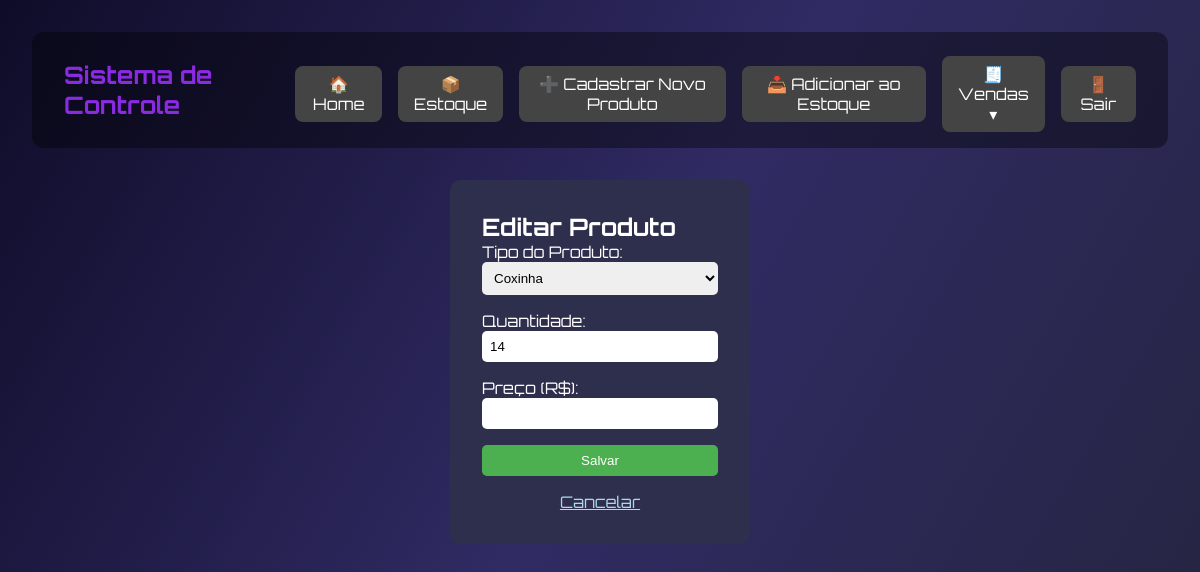
/editar-produto/1 (signed in), run on an earlier commit of the app's database.
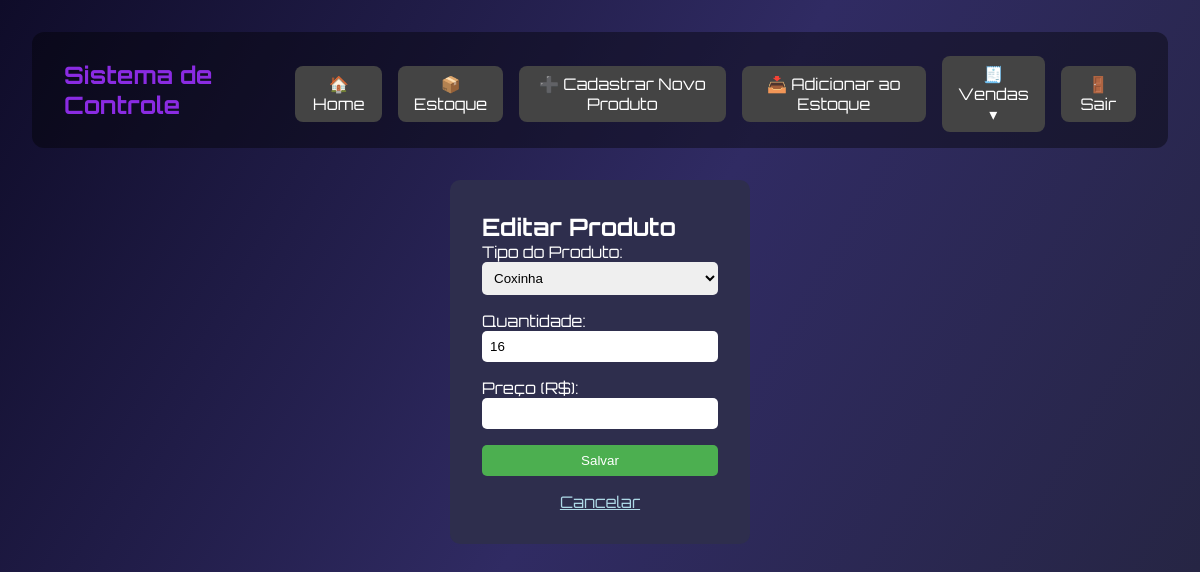
And on a later commit of the database.
### models.py (models this page shows, shortened)
class Produto(db.Model):
    __tablename__ = 'produtos'
    id = db.Column(db.Integer, primary_key=True)
    tipo_produto_id = db.Column(db.Integer, db.ForeignKey('tipo_produto.id'), nullable=False)
    tipo_produto = db.relationship('TipoProduto', backref=db.backref('produtos_tipo', lazy=True))  # Renomeando o backref
    quantidade = db.Column(db.Integer, default=0, nullable=False)

class TipoProduto(db.Model):
    __tablename__ = 'tipo_produto'
    id = db.Column(db.Integer, primary_key=True, autoincrement=True)
    nome = db.Column(db.String(255), nullable=False, unique=True)
    categoria_id = db.Column(db.Integer, db.ForeignKey('categoria.id'), nullable=False)
    preco = db.Column(db.Numeric(10, 2), nullable=False)
    descricao = db.Column(db.Text)
    produtos = db.relationship('Produto', back_populates='tipo_produto', cascade="all, delete-orphan")

### routes.py (the view, shortened to what this page needs)
    @app.route('/editar-produto/<int:produto_id>', methods=['GET', 'POST'])
    def editar_produto(produto_id):
        if 'usuario' not in session:
            return redirect(url_for('login_view'))
        produto = Produto.query.get_or_404(produto_id)
        tipos = TipoProduto.query.all()
        return render_template('editar_produto.html', produto=produto, tipos=tipos)

### templates/editar_produto.html (shortened to what this page needs)
<!DOCTYPE html>
<html lang="pt-br">
{% extends 'base.html' %}
{% block content %}
<form method="POST">
    <h2>Editar Produto</h2>
    <label>Tipo do Produto:</label>
    <select name="tipo_produto_id" required>
        {% for tipo in tipos %}
            <option value="{{ tipo.id }}" {% if tipo.id == produto.tipo_produto_id %}selected{% endif %}>
                {{ tipo.nome }}
            </option>
        {% endfor %}
    </select>
    <label>Quantidade:</label>
    <input type="number" name="quantidade" value="{{ produto.quantidade }}" required>
    <label>Preço (R$):</label>
    <input type="number" name="preco" step="0.01" value="{{ produto.preco }}" required>
    <button type="submit">Salvar</button>
    <a href="/painel">Cancelar</a>
</form>
{% endblock %}

What changed in the data, as far as the page shows it:
changed Produto "Coxinha": quantidade "14" → "16"
